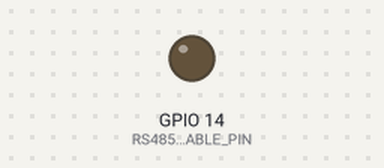
Bench run of a sketch on a simulated ESP8266 (NodeMCU). On the bench: output pins drawn as LEDs (lit = HIGH). WiFi joins after 1.5 s; servers stay silent unless stated; no MQTT or app messages arrive unless stated; what the sketch prints to the serial monitor is not drawn.

Above: at 11.6 s.
Timing chart, 0 to 13.1 s (numbered marks = the images above):
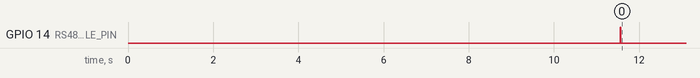

Measured:
- by itself, GPIO 14 (RS485_ENABLE_PIN): LOW → HIGH at 11.6 s, → LOW 0.01 s later

The sketch:

zhuji.ino
```cpp
#include <ESP8266WiFi.h>          // ESP8266专用WiFi库
#include <PubSubClient.h>
#include <Ticker.h>               // 替代ESP32的定时器

// WiFi配置
#define WIFI_SSID       "moi"
#define WIFI_PASSWORD   "pikaqiuyeye"

// MQTT配置
#define MQTT_BROKER     "112.4.115.127"
#define MQTT_PORT       1883
#define MQTT_CLIENT_ID  "ESP8266_Client"

// RS485配置
#define RS485_ENABLE_PIN 14       // RS485使能引脚（GPIO14）
#define MAX_MACHINE      32       // 最大从机数目
#define MAX_SENSOR       4        // 每个从机的传感器数目


#define TXD_PIN         1
#define RXD_PIN         3
// UART DMA配置
#define UART_NUM        UART_NUM_0

#define BUF_SIZE        256  // DMA接收缓冲区
#define DMA_BUF_SIZE    128  // 单个DMA缓冲区大小
#define DMA_BUF_COUNT   2    // DMA缓冲区数量
// 数据帧定义
#define FRAME_HEADER    0xAD
#define FRAME_FOOTER    0xFF
#define FRAME_MIN_LENGTH 7


WiFiClient espClient;
PubSubClient mqttClient(espClient);
Ticker stateTicker;               // 状态切换定时器

uint16_t sensor_voltages[MAX_MACHINE][MAX_SENSOR]; // 传感器数据

// 使用状态机表示主机的工作状态
enum States {
  wait = 0, query, upload
} state = wait;

// 接收到完整数据帧的标志
bool frame_ready = false;

// CRC16校验函数（Modbus）
uint16_t crc16(uint8_t *data, uint16_t len) {
    uint16_t crc = 0xFFFF;
    for (uint16_t i = 0; i < len; i++) {
        crc ^= data[i];
        for (uint8_t j = 0; j < 8; j++) {
            if (crc & 0x0001) {
                crc >>= 1;
                crc ^= 0xA001;
            } else {
                crc >>= 1;
            }
        }
    }
    return crc;
}

// RS485使能端控制（发送时置高，接收时置低）
void rs485_enable_tx() { digitalWrite(RS485_ENABLE_PIN, HIGH); }
void rs485_enable_rx() { digitalWrite(RS485_ENABLE_PIN, LOW); }

// 发送数据帧
void send_rs485_frame(uint8_t addr, uint8_t func_code, uint8_t data_len) {
    uint8_t tx_buffer[6];
    tx_buffer[0] = FRAME_HEADER;
    tx_buffer[1] = addr;
    tx_buffer[2] = func_code;
    tx_buffer[3] = data_len;

    // 计算CRC
    uint16_t crc = crc16(&tx_buffer[1], 3 + data_len);
    tx_buffer[4 + data_len] = crc & 0xFF;
    tx_buffer[5 + data_len] = crc >> 8;
    tx_buffer[6 + data_len] = FRAME_FOOTER;

    rs485_enable_tx();
    Serial.write(tx_buffer, 7 + data_len);  // 使用Serial1发送
    delay(10);                              // 等待发送完成
    rs485_enable_rx();
}

// 解析 RS485 接收的数据
void parse_rs485_data() {
    static uint8_t data[BUF_SIZE];
    static int index = 0;

    while (Serial.available()) {
        uint8_t c = Serial.read();
        if (index < BUF_SIZE) data[index++] = c;

        // 检查帧尾
        if (c == FRAME_FOOTER && index >= FRAME_MIN_LENGTH) {
            if (data[0] == FRAME_HEADER) {
                uint16_t crc_recv = (data[index - 3] << 8) | data[index - 2];
                uint16_t crc_calc = crc16(&data[1], index - 4);
                if (crc_recv == crc_calc) {
                    uint8_t addr = data[1];
                    if (addr < MAX_MACHINE) {
                        for (int i = 4; i < index - 3; i += 3) {
                            uint8_t sensor_id = data[i];
                            sensor_voltages[addr][sensor_id] = (data[i + 1] << 8) | data[i + 2];
                        }
                    }
                    frame_ready = true;
                } else {
                    Serial.println("CRC 校验失败!");
                }
            }
            index = 0;  // 重置缓冲区
        }
    }
}

// WiFi 初始化
void setup_wifi() {
    Serial.println("Connecting to WiFi...");
    WiFi.begin(WIFI_SSID, WIFI_PASSWORD);

    while (WiFi.status() != WL_CONNECTED) {
        delay(500);
        Serial.print(".");
    }

    Serial.println("\nWiFi connected");
}

// MQTT 初始化
void setup_mqtt() {
    mqttClient.setServer(MQTT_BROKER, MQTT_PORT);
    while (!mqttClient.connected()) {
        Serial.println("Connecting to MQTT...");
        if (mqttClient.connect(MQTT_CLIENT_ID)) {
            Serial.println("MQTT connected");
        } else {
            delay(5000);
        }
    }
}

// 发布传感器数据到MQTT
void publish_sensor_data(uint8_t machine_uid, uint8_t sensor_id, float voltage) {
    char topic[50], payload[20];
    snprintf(topic, sizeof(topic), "machines/%d/%d/value", machine_uid, sensor_id);
    snprintf(payload, sizeof(payload), "%.2f", voltage);
    mqttClient.publish(topic, payload);
}

// 定时器回调（修复状态判断错误）
void on_timer() {
    if (state == wait) {
        state = query;
    } else if (state == query) {
        state = upload;
    } else {
        state = wait;
    }
}

// 初始化
void setup() {
    Serial.begin(115200);
    //Serial.begin(115200, SERIAL_8N1, RXD_PIN,TXD_PIN );  // 初始化UART1
    pinMode(RS485_ENABLE_PIN, OUTPUT);
    rs485_enable_rx();

    setup_wifi();
    setup_mqtt();

    // 初始化定时器（每10秒切换状态）
    stateTicker.attach(10, on_timer);
}

void loop() {
    mqttClient.loop();
    parse_rs485_data();  // 持续解析数据

    if (state == query) {
        for (int addr = 0; addr < MAX_MACHINE; addr++) {
            frame_ready = false;
            send_rs485_frame(addr, 1, 0);
            while (!frame_ready) delay(10);  // 非阻塞等待
        }
    } else if (state == upload) {
        for (int addr = 0; addr < MAX_MACHINE; addr++) {
            for (int sensor_id = 0; sensor_id < MAX_SENSOR; sensor_id++) {
                float voltage = (float)sensor_voltages[addr][sensor_id] / 65536.0;
                publish_sensor_data(addr, sensor_id, voltage);
            }
        }
    }
}
```
